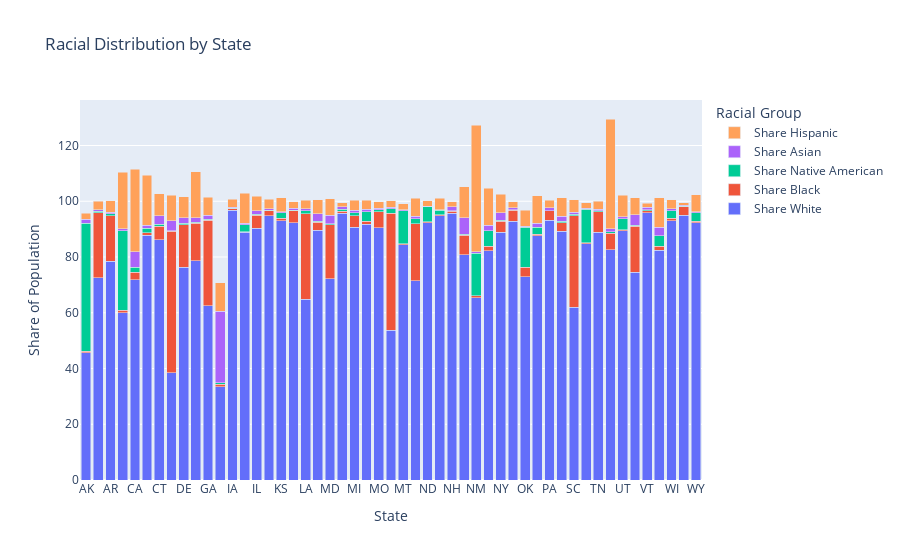

The code cell stored with this chart in its notebook:
### Code cell
traces = []
for group in race_per_state.iloc[:, 1:]:
    trace = go.Bar(x=race_per_state['Geographic area'], y=race_per_state[group], name=group.replace('_', ' ').title())
    traces.append(trace)

# Create the stacked bar chart
fig = go.Figure(data=traces)

# Update the layout
fig.update_layout(
    barmode='stack',
    title='Racial Distribution by State',
    xaxis_title='State',
    yaxis_title='Share of Population',
    legend=dict(title='Racial Group'),
)

# Show the chart
fig.show()

# Majority of Amreicans are white in each state except in DC which has more black people while AK has more native Americans

### Figure 1 — Plotly figure (JSON) as saved in the notebook; plotly's stock layout.template omitted (floating-point values rounded to 4 significant figures)
{"data": [{"name": "Share White", "type": "bar", "x": ["AK", "AL", "AR", "AZ", "CA", "CO", "CT", "DC", "DE", "FL", "GA", "HI", "IA", "ID", "IL", "IN", "KS", "KY", "LA", "MA", "MD", "ME", "MI", "MN", "MO", "MS", "MT", "NC", "ND", "NE", "NH", "NJ", "NM", "NV", "NY", "OH", "OK", "OR", "PA", "RI", "SC", "SD", "TN", "TX", "UT", "VA", "VT", "WA", "WI", "WV", "WY"], "y": [45.65, 72.51, 78.45, 59.93, 71.87, 87.77, 86.11, 38.5, 76.25, 78.67, 62.59, 33.37, 96.71, 88.82, 90.36, 94.82, 92.96, 92.23, 64.81, 89.67, 72.12, 95.69, 90.67, 91.8, 90.44, 53.8, 84.48, 71.52, 92.29, 94.72, 95.68, 80.89, 65.42, 82.33, 88.88, 92.8, 72.93, 87.63, 93.25, 89.23, 61.98, 84.82, 88.95, 82.59, 89.44, 74.6, 95.87, 82.38, 92.96, 95.04, 92.37]}, {"name": "Share Black", "type": "bar", "x": ["AK", "AL", "AR", "AZ", "CA", "CO", "CT", "DC", "DE", "FL", "GA", "HI", "IA", "ID", "IL", "IN", "KS", "KY", "LA", "MA", "MD", "ME", "MI", "MN", "MO", "MS", "MT", "NC", "ND", "NE", "NH", "NJ", "NM", "NV", "NY", "OH", "OK", "OR", "PA", "RI", "SC", "SD", "TN", "TX", "UT", "VA", "VT", "WA", "WI", "WV", "WY"], "y": [0.5673, 23.32, 16.3, 0.9545, 2.692, 0.9177, 4.992, 50.7, 15.39, 13.37, 30.63, 1.071, 0.5635, 0.2952, 4.704, 1.688, 0.9605, 4.421, 30.78, 2.802, 19.46, 0.8198, 4.124, 1.001, 5.879, 41.83, 0.2266, 20.4, 0.3574, 0.4205, 0.7156, 6.975, 0.667, 1.567, 4.008, 3.96, 3.376, 0.5295, 3.27, 2.988, 32.83, 0.29, 7.303, 5.88, 0.385, 16.51, 0.7706, 1.427, 0.9373, 2.915, 0.3995]}, {"name": "Share Native American", "type": "bar", "x": ["AK", "AL", "AR", "AZ", "CA", "CO", "CT", "DC", "DE", "FL", "GA", "HI", "IA", "ID", "IL", "IN", "KS", "KY", "LA", "MA", "MD", "ME", "MI", "MN", "MO", "MS", "MT", "NC", "ND", "NE", "NH", "NJ", "NM", "NV", "NY", "OH", "OK", "OR", "PA", "RI", "SC", "SD", "TN", "TX", "UT", "VA", "VT", "WA", "WI", "WV", "WY"], "y": [45.86, 0.6593, 0.7599, 28.59, 1.723, 1.625, 0.6566, 0.3, 0.5237, 0.4554, 0.3003, 0.3881, 0.2714, 2.525, 0.2618, 0.2758, 1.873, 0.2101, 0.9573, 0.2663, 0.3409, 0.545, 1.077, 3.363, 0.5443, 1.615, 11.87, 1.788, 5.33, 1.56, 0.2875, 0.2571, 15.34, 5.577, 0.3613, 0.215, 14.38, 2.589, 0.1616, 0.6706, 0.4628, 12.03, 0.3166, 0.6589, 3.87, 0.3423, 0.3697, 3.75, 2.62, 0.2002, 3.095]}, {"name": "Share Asian", "type": "bar", "x": ["AK", "AL", "AR", "AZ", "CA", "CO", "CT", "DC", "DE", "FL", "GA", "HI", "IA", "ID", "IL", "IN", "KS", "KY", "LA", "MA", "MD", "ME", "MI", "MN", "MO", "MS", "MT", "NC", "ND", "NE", "NH", "NJ", "NM", "NV", "NY", "OH", "OK", "OR", "PA", "RI", "SC", "SD", "TN", "TX", "UT", "VA", "VT", "WA", "WI", "WV", "WY"], "y": [1.388, 0.4798, 0.4771, 0.7266, 5.568, 1.155, 2.99, 3.5, 2, 1.617, 1.492, 25.65, 0.4008, 0.4877, 1.337, 0.5868, 0.4264, 0.711, 0.7865, 2.853, 2.98, 1.032, 0.9542, 1.026, 0.5499, 0.5461, 0.3189, 0.9263, 0.2935, 0.2919, 1.343, 5.945, 0.4939, 2.007, 2.719, 0.7515, 0.4265, 1.382, 0.989, 1.688, 0.74, 0.3179, 0.6373, 1.015, 0.7709, 3.669, 0.9101, 3.075, 0.7908, 0.3411, 0.3896]}, {"name": "Share Hispanic", "type": "bar", "x": ["AK", "AL", "AR", "AZ", "CA", "CO", "CT", "DC", "DE", "FL", "GA", "HI", "IA", "ID", "IL", "IN", "KS", "KY", "LA", "MA", "MD", "ME", "MI", "MN", "MO", "MS", "MT", "NC", "ND", "NE", "NH", "NJ", "NM", "NV", "NY", "OH", "OK", "OR", "PA", "RI", "SC", "SD", "TN", "TX", "UT", "VA", "VT", "WA", "WI", "WV", "WY"], "y": [2.149, 2.98, 4.273, 20.14, 29.65, 17.9, 7.976, 9.1, 7.417, 16.53, 6.415, 10.36, 2.819, 10.7, 5.171, 3.318, 5.072, 2.226, 2.977, 4.946, 5.931, 1.313, 3.535, 3.154, 2.365, 2.322, 2.192, 6.413, 1.823, 4.07, 1.745, 11.12, 45.43, 13.17, 6.629, 2.13, 5.696, 9.777, 2.733, 6.668, 4.475, 2.037, 2.856, 39.36, 7.663, 6.153, 1.38, 10.61, 3.323, 0.9042, 6.018]}], "layout": {"barmode": "stack", "legend": {"title": {"text": "Racial Group"}}, "title": {"text": "Racial Distribution by State"}, "xaxis": {"title": {"text": "State"}}, "yaxis": {"title": {"text": "Share of Population"}}}}
